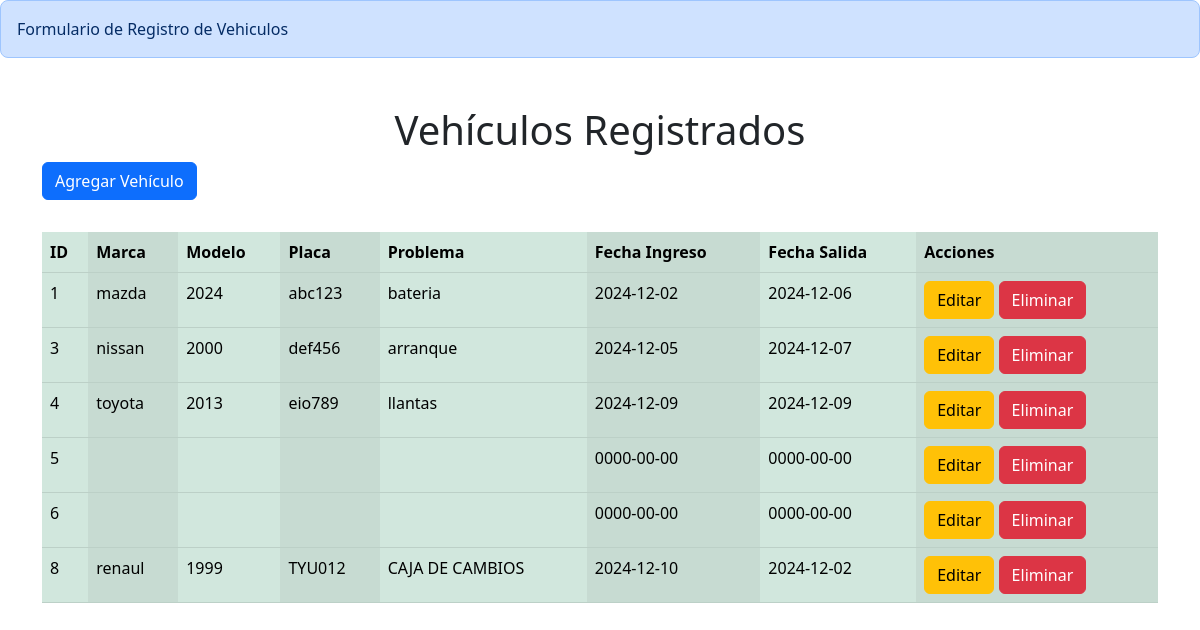
The page / on the database its author committed.
### tables this page shows
CREATE TABLE `vehiculos` (
  `id` int(11) NOT NULL,
  `marca` varchar(100) NOT NULL,
  `modelo` varchar(100) NOT NULL,
  `problema` text NOT NULL,
  `placa` varchar(20) NOT NULL,
  `fecha_ingreso` date NOT NULL,
  `fecha_salida` date NOT NULL
);

### models/vehiculos.php (called while the page is built, shortened)
<?php
class vehiculos {
    private $conn;
    private $table_name = "vehiculos";
    public function __construct($db) {
        $this->conn = $db;
    }
    public function read() {
        $query = "SELECT * FROM " . $this->table_name;
        $stmt = $this->conn->prepare($query);
        $stmt->execute();
        return $stmt;
    }
    }
?>

### index.php (the view, shortened to what this page needs)
<?php
include_once 'models/vehiculos.php';
$database = new Database();
$db = $database->getConnection();
$vehiculos = new vehiculos($db);
$stmt = $vehiculos->read();
?>
<!DOCTYPE html>
<html lang="es">
<head>
    <link href="https://cdn.jsdelivr.net/npm/bootstrap@5.3.0-alpha1/dist/css/bootstrap.min.css" rel="stylesheet">
</head>
<body>
<div class="p-3 text-primary-emphasis bg-primary-subtle border border-primary-subtle rounded-3">
  Formulario de Registro de Vehiculos
</div>
<div class="container mt-5">
    <center><h1>Vehículos Registrados</h1></center>
    <a href="crear.php" class="btn btn-primary mb-3">Agregar Vehículo</a>
    <table class="table table-bordered">
    <table class="table table-success table-striped-columns">
        <thead>
            <tr>
                <th>ID</th>
                <th>Marca</th>
                <th>Modelo</th>
                <th>Placa</th>
                <th>Problema</th>
                <th>Fecha Ingreso</th>
                <th>Fecha Salida</th>
                <th>Acciones</th>
            </tr>
        </thead>
        <tbody>
            <?php while ($row = $stmt->fetch(PDO::FETCH_ASSOC)) : ?>
            <tr>
                <td><?php echo $row['id']; ?></td>
                <td><?php echo $row['marca']; ?></td>
                <td><?php echo $row['modelo']; ?></td>
                <td><?php echo $row['placa']; ?></td>
                <td><?php echo $row['problema']; ?></td>
                <td><?php echo $row['fecha_ingreso']; ?></td>
                <td><?php echo $row['fecha_salida']; ?></td>
                <td>
                    <a href="editar.php?id=<?php echo $row['id']; ?>" class="btn btn-warning">Editar</a>
                    <a href="eliminar.php?id=<?php echo $row['id']; ?>" class="btn btn-danger">Eliminar</a>
                </td>
            </tr>
            <?php endwhile; ?>
        </tbody>
    </table>
</div>
</body>
</html>

### rows shown on the page
vehiculos: id "1", marca "mazda", modelo "2024", placa "abc123", problema "bateria", fecha_ingreso "2024-12-02", fecha_salida "2024-12-06"
vehiculos: id "3", marca "nissan", modelo "2000", placa "def456", problema "arranque", fecha_ingreso "2024-12-05", fecha_salida "2024-12-07"
vehiculos: id "4", marca "toyota", modelo "2013", placa "eio789", problema "llantas", fecha_ingreso "2024-12-09", fecha_salida "2024-12-09"
vehiculos: id "5", fecha_ingreso "0000-00-00", fecha_salida "0000-00-00"
vehiculos: id "6", fecha_ingreso "0000-00-00", fecha_salida "0000-00-00"
vehiculos: id "8", marca "renaul", modelo "1999", placa "TYU012", problema "CAJA DE CAMBIOS", fecha_ingreso "2024-12-10", fecha_salida "2024-12-02"
